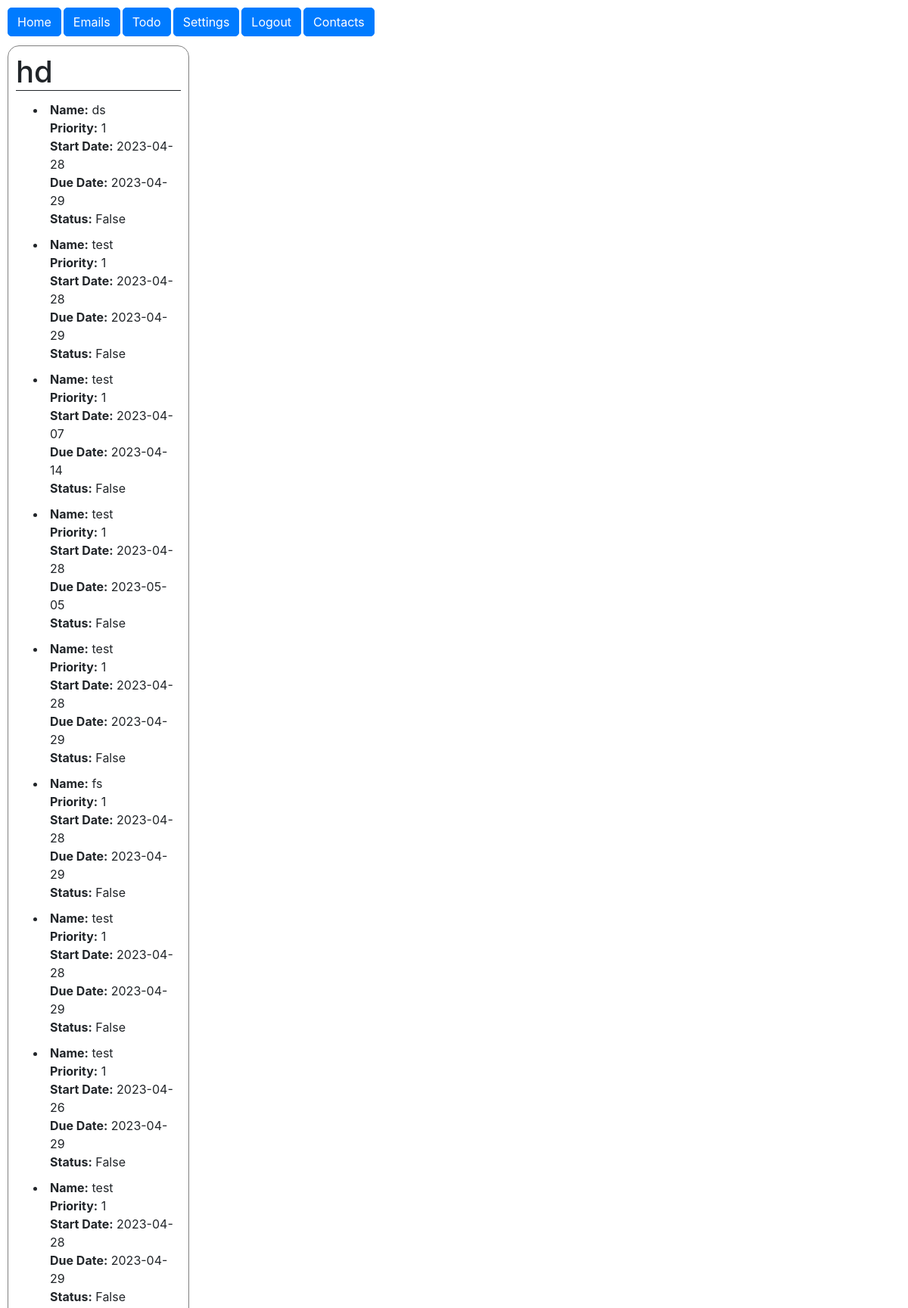
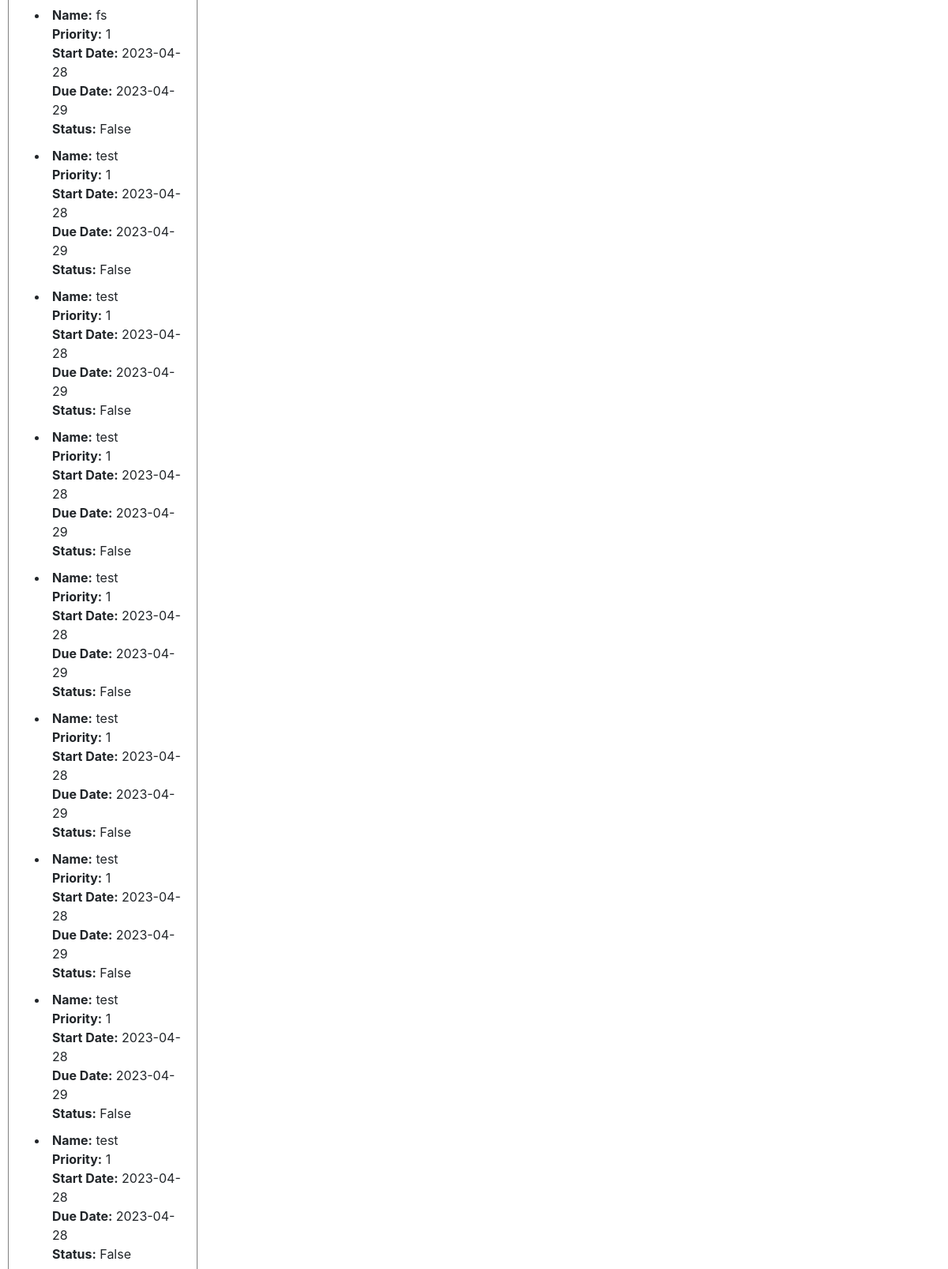
/todo (signed in, upper part), run on the app's committed database (2 pictures, top to bottom).
### app/models.py (models this page shows)
class todoList(Base):
    __tablename__ = "todoList"
    id = db.Column(db.Integer, unique=True, primary_key=True)
    userId = db.Column(db.Integer, ForeignKey("user.id"), primary_key=True)
    name = db.Column(db.String(255))
    todoItems = relationship("todoItem", lazy="subquery")
    sharedUsers = relationship("todoListSharedUser")

class todoItem(Base):
    __tablename__ = "todoItem"
    id = db.Column(db.Integer, unique=True, primary_key=True)
    todoListId = db.Column(db.Integer, ForeignKey("todoList.id"), primary_key=True)
    name = db.Column(db.String(255))
    priority = db.Column(db.Integer)
    startDate = db.Column(db.Date)
    dueDate = db.Column(db.Date)
    status = db.Column(db.Boolean, default=False)

### app/routes.py (the view, shortened to what this page needs)
@myapp_obj.route("/todo", methods=['GET', 'POST'])
@login_page.loginFunctions.required_login
def todo():
    new_todo_list_form = new_todo_form.NewTodoListForm()
    new_todo_item_form = new_todo_form.NewTodoForm()
    dbSession = models.Session()
    todo_lists= dbSession.query(models.todoList).filter_by(userId=session['userId']).all()
    dbSession.close()
    return render_template('todo.html', title="todo", todo_list_form=new_todo_list_form, todo_item_form=new_todo_item_form, todo_lists = todo_lists)

### app/forms/login_page.py (called while the page is built)
    def required_login(f):
        @functools.wraps(f)
        def decorate(*args, **kwargs):
            if not 'logged_in' in session:
                return redirect(url_for('login'))
            return f(*args, **kwargs)
        return decorate

### app/templates/todo.html (shortened to what this page needs)
<!DOCTYPE html>
{%include "navbar.html" %}
<html>
    <body>
      <div class="page">
          {% for todo_list in todo_lists %}
          <div style="border-radius: 15px;" class="todoListBox">
            <h1 style="border-bottom: solid; border-width: 1px;">{{todo_list.name}}</h1>
            <ul>
            {% for todo_item in todo_list.todoItems %}
              <li style="word-wrap: break-word; padding: 5px">
                <b>Name:</b> {{ todo_item.name }}<br>
                <b>Priority:</b> {{ todo_item.priority }}<br>
                <b>Start Date:</b> {{ todo_item.startDate }}<br>
                <b>Due Date:</b> {{ todo_item.dueDate }}<br>
                <b>Status:</b> {{ todo_item.status }}<br>
              </li>
            {% endfor %}
            </ul>
          </div>
          {% endfor %}
      </div>
    </body>
</html>

### app/templates/navbar.html (style rules this page uses)
.page { padding-top: 50px; }
.todoListBox { border: solid; border-width: 1px; border-color: grey; width: 20%; margin: 10px; padding: 10px; }

### data on the page
todoList: name "hd"
todoItem: name "ds", priority "1", startDate "2023-04-28", dueDate "2023-04-29", status "False"
todoItem: name "test", priority "1", startDate "2023-04-28", dueDate "2023-04-29", status "False"
todoItem: name "test", priority "1", startDate "2023-04-07", dueDate "2023-04-14", status "False"
todoItem: name "test", priority "1", startDate "2023-04-28", dueDate "2023-05-05", status "False"
todoItem: name "test", priority "1", startDate "2023-04-28", dueDate "2023-04-29", status "False"
todoItem: name "fs", priority "1", startDate "2023-04-28", dueDate "2023-04-29", status "False"
todoItem: name "test", priority "1", startDate "2023-04-28", dueDate "2023-04-29", status "False"
todoItem: name "test", priority "1", startDate "2023-04-26", dueDate "2023-04-29", status "False"
todoItem: name "test", priority "1", startDate "2023-04-28", dueDate "2023-04-29", status "False"
todoItem: name "fs", priority "1", startDate "2023-04-28", dueDate "2023-04-29", status "False"
todoItem: name "test", priority "1", startDate "2023-04-28", dueDate "2023-04-29", status "False"
todoItem: name "test", priority "1", startDate "2023-04-28", dueDate "2023-04-29", status "False"
todoItem: name "test", priority "1", startDate "2023-04-28", dueDate "2023-04-29", status "False"
todoItem: name "test", priority "1", startDate "2023-04-28", dueDate "2023-04-29", status "False"
todoItem: name "test", priority "1", startDate "2023-04-28", dueDate "2023-04-29", status "False"
todoItem: name "test", priority "1", startDate "2023-04-28", dueDate "2023-04-29", status "False"
todoItem: name "test", priority "1", startDate "2023-04-28", dueDate "2023-04-29", status "False"
todoItem: name "test", priority "1", startDate "2023-04-28", dueDate "2023-04-28", status "False"
